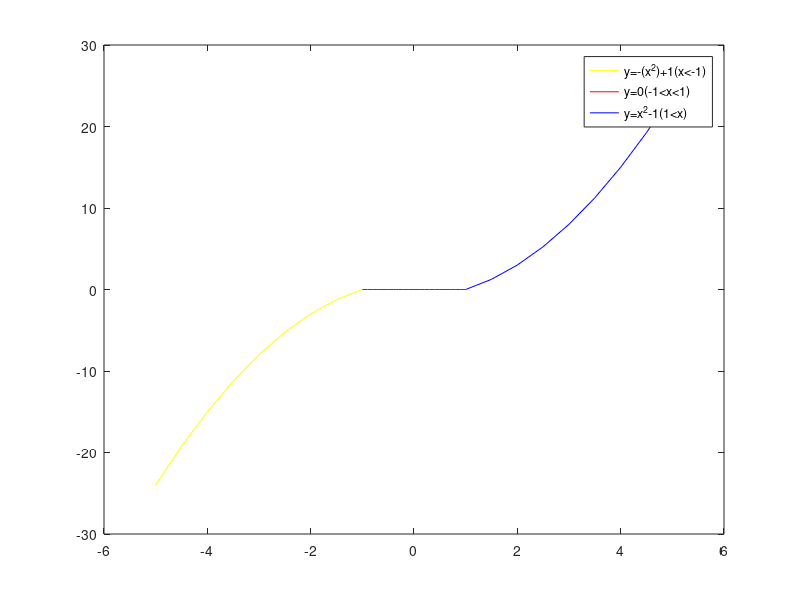

Reproduce this figure in MATLAB.
x=-5:0.5:-1;
z=-1:0.1:1;
v=1:0.5:5;
y= -(x.^2)+1;
g = 0.*z;
b = v.^2-1;
plot(x,y,'y;y=-(x^2)+1(x<-1);',z,g,'r;y=0(-1<x<1);',v,b,'b;y=x^2-1(1<x);');